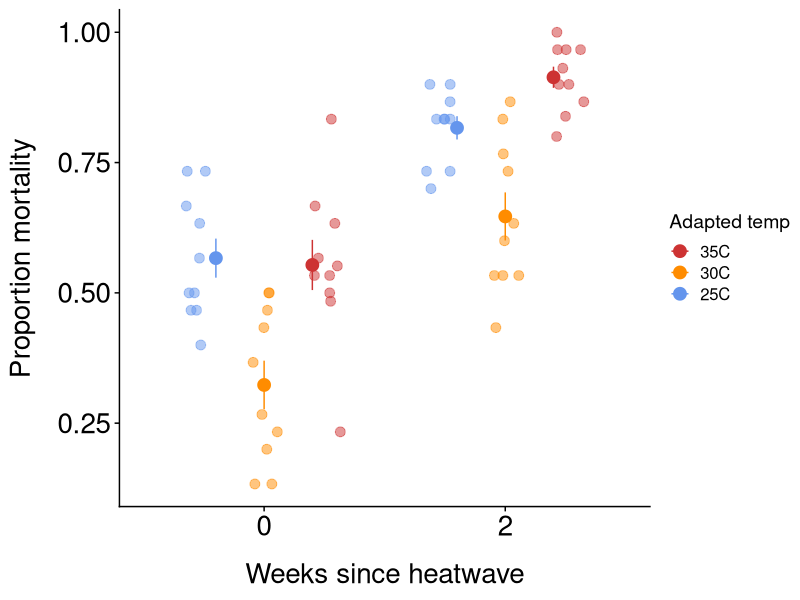

Source code (R):
#load the packages that I need for this code
library(ggplot2)
library(tidyverse)
library(cowplot)
library(ggpubr)
library(ggbeeswarm)

#ggplot theme
theme_tess <- function () { 
  theme_cowplot()+ #cowplot is an existing nice looking plot type thing
    theme(axis.title.y = element_text(margin = margin(t = 0, r = 15, b = 0, l = 0)))+
    theme(axis.title.x = element_text(margin = margin(t = 15, r = 0, b = 0, l = 0)))+
    theme(axis.text.x=element_text(size=20))+
    theme(axis.text.y=element_text(size=20))+
    theme(axis.title.x=element_text(size=20))+
    theme(axis.title.y=element_text(size=20))+
    theme(plot.title = element_text(hjust = 0.5,size=20))+
    theme(axis.title.y=element_text(size=20))
}

#get data in
data <-read.csv("./data/mortalitywk2.csv",stringsAsFactors = FALSE,
                strip.white = TRUE, na.strings = c("NA","") )

data$prop_mortality<-data$mortality/data$starting_population

data$adapted_temp<-as.factor(data$adapted_temp) #make adapted temp into a factor so we can color code by it in the plot

data2<-data %>% #create a new dataframe
  group_by(adapted_temp,population_id) %>% #specify that the groups are 
  mutate(cumulativemortality = cumsum(mortality))%>%
  mutate(cumpropmortality = cumulativemortality/starting_population)#add a new column that is now the cumulative mortality

is.factor(data$weeks_since_heatwave)

str(data2)

##MAIN PLOT

#calculate means and standard errors
summary_data<-data2%>%
  group_by(adapted_temp,weeks_since_heatwave) %>%
  summarise(mean = mean(cumpropmortality),
            n=n(),
            sd = sd(cumpropmortality),
            se = sd / sqrt(n))

# Convert weeks_since_heatwave to a factor with levels 0 and 2 only
summary_data$weeks_since_heatwave <- factor(summary_data$weeks_since_heatwave, levels = c(0, 2))
data2$weeks_since_heatwave <- factor(data2$weeks_since_heatwave, levels = c(0, 2))

#plot
p<-ggplot(summary_data, aes(x = weeks_since_heatwave, y = mean, color=adapted_temp)) +
  geom_point(size = 4,position = position_dodge(width = 0.6)) + #mean points
  geom_jitter(data = data2,
              aes(x = weeks_since_heatwave, y = cumpropmortality, color = adapted_temp),
              position = position_jitterdodge(jitter.width = 0.3, dodge.width = 0.8), 
              size = 3, alpha = 0.5) +
  #geom_beeswarm(data = data2, aes(x = weeks_since_heatwave, y = cumpropmortality, color = adapted_temp),
   #             dodge.width = 0.6, size = 3, alpha = 0.5, cex = 2.7) +
  scale_color_manual(values = c("cornflowerblue", "darkorange", "brown3"), #values tells it what actual colors to put  on
                     name = "Adapted temp", #name in the legend
                     labels=c("25C", "30C", "35C"), #labels in the legend
                     breaks = c("25","30","35"), #the labels as they are written in the dataframe
                     guide = guide_legend(reverse=TRUE))+
  geom_errorbar(aes(ymin = mean - se, ymax = mean + se), 
                position = position_dodge(width = 0.6),
                width = 0) +
  xlab("Weeks since heatwave") +
  ylab("Proportion mortality")+
  scale_x_discrete(breaks = c("0", "2"), labels = c("0", "2")) + #(limits = c(-1, 3), #minimum and maximum 
                  #breaks = c(0,2),
                   #labels = c("0","2"))+ 
  theme_tess()

#windows();p 

#quartz()         # Opens a new plotting window
#plot(1:10)       # Your plot appears in that window
#print(p) #this opens the plot in a new window

ggsave(file="Figures/Taresapropmortalityfigure.pdf", p, width = 22, 
       height = 22, units = "cm") 
